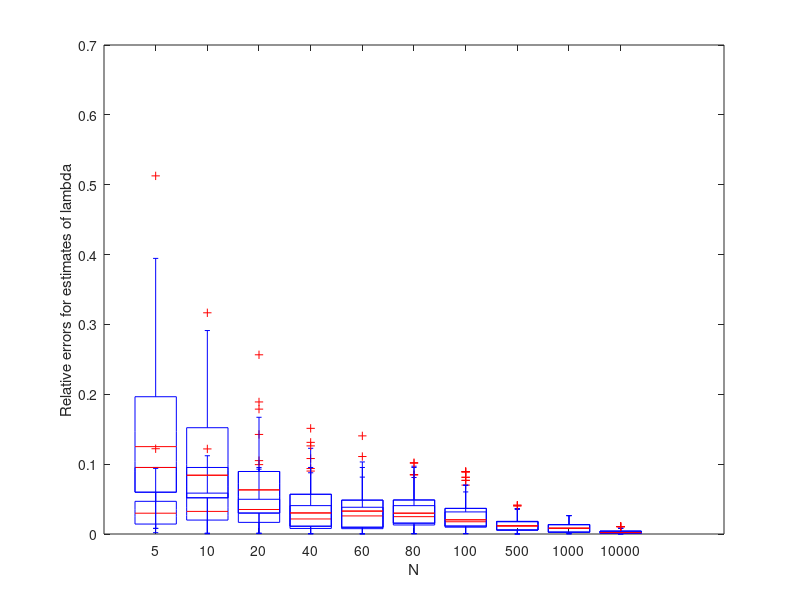

Here is the MATLAB script that generated this plot:
clear;
clc;
close all;
M = 100;
mu = 10.5;
N = [5 10 20 40 60 80 100 500 1000 10000];
A = zeros(100,10);
B = zeros(100,10);
C = zeros(100,10);
for i=1:10    
    sample = 4*randn(N(i),M)+10.5;
    sample_mean = sum(sample,1)/N(i);
    mu_ML = sample_mean;
    mu_MAP_gaussian_prior = (sample_mean*1+10.5*16/N(i))/(1+16/N(i));
    mu_MAP_uniform_prior = sample_mean;
    mu_MAP_uniform_prior( mu_MAP_uniform_prior>11.5) = 11.5;
    mu_MAP_uniform_prior( mu_MAP_uniform_prior<9.5) = 9.5;
    A(:,i) = transpose(abs(mu_ML-mu)/mu);
    B(:,i) = transpose(abs(mu_MAP_gaussian_prior-mu)/mu);
    C(:,i) = transpose(abs(mu_MAP_uniform_prior-mu)/mu);      
end

figure;
boxplot(B,"Color","b");

%h = findobj(gca,'Tag','Box');
%for j=1:length(h)
%    patch(get(h(j),'XData'),get(h(j),'YData'));
%end
hold on;
boxplot(C,"Color","g");

%h2 = findobj(gca,'Tag','Box');
%for j=1:length(h2)
%    patch(get(h2(j),'XData'),get(h2(j),'YData'));
%end
hold on;
boxplot(A,"Color","r");
ylabel('Relative errors for estimates of lambda');
xlabel('N')
set(gca,'XTickLabel',{'5','10','20','40','60','80','100','500',' 1000 ','   10000'});

hold off;







